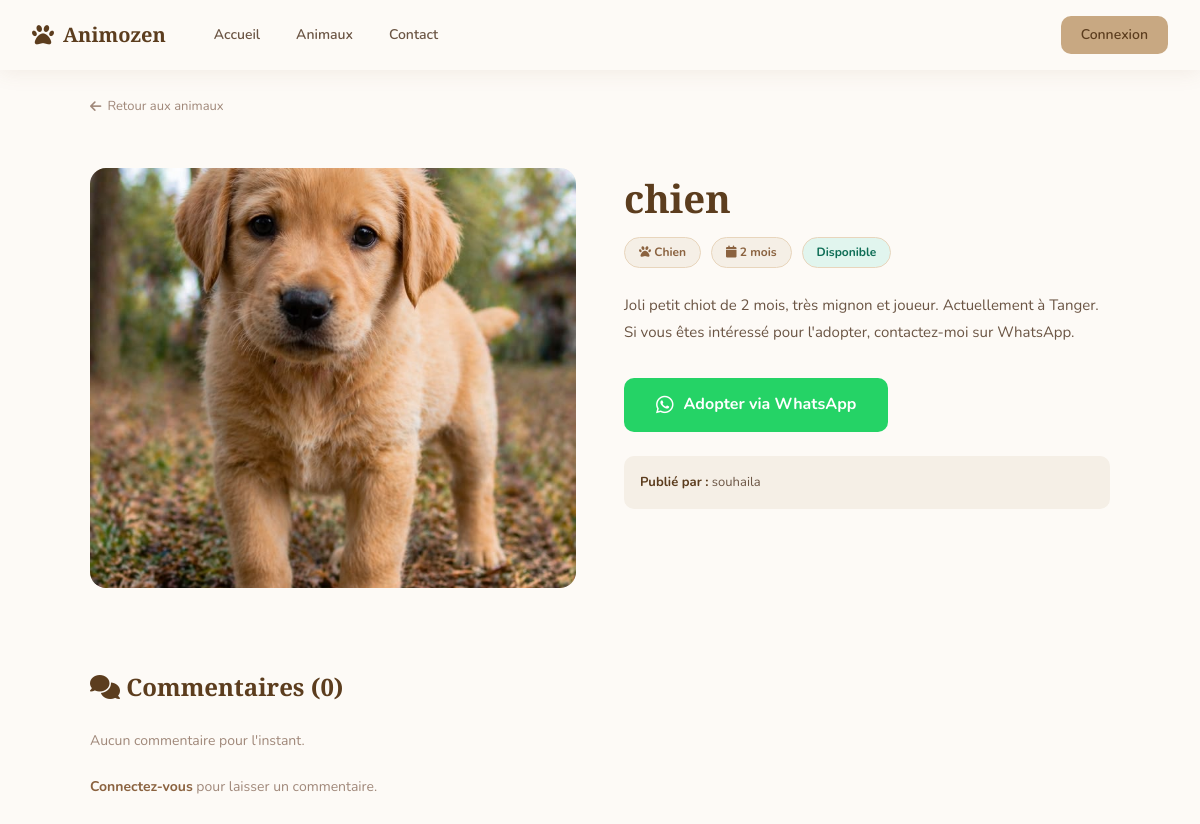
The page /detail.php?id=24 on the database its author committed.
### tables this page shows
CREATE TABLE `animaux` (
  `id` int(11) NOT NULL,
  `nom` varchar(100) DEFAULT NULL,
  `type` varchar(50) DEFAULT NULL,
  `age` int(11) DEFAULT NULL,
  `image` varchar(255) DEFAULT NULL,
  `description` text DEFAULT NULL,
  `id_utilisateur` int(11) DEFAULT NULL,
  `age_unite` varchar(10) DEFAULT 'ans'
);

CREATE TABLE `utilisateurs` (
  `id` int(11) NOT NULL,
  `nom` varchar(100) DEFAULT NULL,
  `email` varchar(100) DEFAULT NULL,
  `mot_de_passe` varchar(255) DEFAULT NULL,
  `telephone` varchar(20) DEFAULT NULL,
  `whatsapp` varchar(20) DEFAULT NULL,
  `role` varchar(20) DEFAULT 'user'
);

### detail.php (the view, shortened to what this page needs)
<?php
require_once 'config.php';
$id = intval($_GET['id'] ?? 0);
$stmt = $pdo->prepare("SELECT a.*, u.nom as owner_nom, u.whatsapp FROM animaux a LEFT JOIN utilisateurs u ON a.id_utilisateur = u.id WHERE a.id = ?");
$stmt->execute([$id]);
$animal = $stmt->fetch();
$comments = $pdo->prepare("SELECT c.*, u.nom as user_nom FROM commentaires c LEFT JOIN utilisateurs u ON c.id_utilisateur = u.id WHERE c.id_animal = ? ORDER BY c.date_commentaire DESC");
$comments->execute([$id]);
$commentaires = $comments->fetchAll();
$emoji = ($animal['type'] === 'chat' || $animal['type'] === 'Chat') ? '🐈' : (($animal['type'] === 'lapin' || $animal['type'] === 'Lapin') ? '🐇' : '🐕');
$wa_msg = urlencode("Bonjour, je suis intéressé par l'animal : " . $animal['nom']);
?>
<!DOCTYPE html>
<html lang="fr">
<head>
<link rel="stylesheet" href="https://cdnjs.cloudflare.com/ajax/libs/font-awesome/6.5.1/css/all.min.css"/>
<link rel="stylesheet" href="style.css"/>
</head>
<body>
<nav class="navbar scrolled">
  <div class="nav-container">
    <a href="index.php" class="nav-logo"><i class="fa-solid fa-paw"></i><span>Animozen</span></a>
    <ul class="nav-links">
      <li><a href="index.php">Accueil</a></li>
      <li><a href="pets.php">Animaux</a></li>
      <li><a href="contact.php">Contact</a></li>
    </ul>
    <div class="nav-auth">
      <?php if(isset($_SESSION['user_id'])): ?>
        <a href="logout.php" class="btn-nav">Déconnexion</a>
      <?php else: ?>
        <a href="connexion.php" class="btn-nav-solid">Connexion</a>
      <?php endif; ?>
    </div>
  </div>
</nav>
<div class="page-top">
  <div style="max-width:1100px;margin:0 auto;padding:1.5rem 2.5rem 0;">
    <a href="pets.php" style="font-size:13px;color:var(--text3);display:inline-flex;align-items:center;gap:6px;">
      <i class="fa-solid fa-arrow-left"></i> Retour aux animaux
    </a>
  </div>
  <div class="detail-wrap">
    <div>
      <div class="detail-img-wrap">
        <?php if(!empty($animal['image']) && file_exists('uploads/'.$animal['image'])): ?>
          <img src="uploads/<?= htmlspecialchars($animal['image']) ?>" alt="<?= htmlspecialchars($animal['nom']) ?>"/>
        <?php else: ?>
          <span class="detail-placeholder"><?= $emoji ?></span>
        <?php endif; ?>
      </div>
    </div>
    <div class="detail-info">
      <h1><?= htmlspecialchars($animal['nom']) ?></h1>
      <div class="detail-meta">
        <span class="detail-tag"><i class="fa-solid fa-paw"></i> <?= htmlspecialchars($animal['type']) ?></span>
        <span class="detail-tag"><i class="fa-solid fa-calendar"></i> <?= $animal['age'] ?> <?= htmlspecialchars($animal['age_unite'] ?? 'ans') ?></span>
        <span class="detail-tag badge-available" style="background:#e1f5ee;color:#0f6e56;">Disponible</span>
      </div>
      <p class="detail-desc"><?= nl2br(htmlspecialchars($animal['description'] ?? 'Aucune description disponible.')) ?></p>
      <?php if(!empty($animal['whatsapp'])): ?>
        <a href="https://wa.me/<?= htmlspecialchars($animal['whatsapp']) ?>?text=<?= $wa_msg ?>" target="_blank" class="btn-whatsapp">
          <i class="fa-brands fa-whatsapp"></i> Adopter via WhatsApp
        </a>
      <?php else: ?>
        <a href="contact.php" class="btn-adopt">Contacter le refuge</a>
      <?php endif; ?>
      <div class="owner-info">
        <strong>Publié par :</strong> <?= htmlspecialchars($animal['owner_nom'] ?? 'Anonyme') ?>
      </div>
    </div>
  </div>
  <div class="comments-section">
    <h2><i class="fa-solid fa-comments"></i> Commentaires (<?= count($commentaires) ?>)</h2>
    <?php if(empty($commentaires)): ?>
      <p style="color:var(--text3);font-size:14px;">Aucun commentaire pour l'instant.</p>
    <?php endif; ?>
    <?php if(isset($_SESSION['user_id'])): ?>
    <div style="margin-top:2rem;">
      <h3 style="font-family:'Playfair Display',serif;font-size:1.2rem;color:var(--brown-dark);margin-bottom:1rem;">Laisser un commentaire</h3>
      <form method="POST">
        <div class="form-group">
          <textarea name="contenu" class="form-textarea" placeholder="Votre commentaire..." style="min-height:90px;" required></textarea>
        </div>
        <button type="submit" class="btn-submit" style="width:auto;padding:10px 24px;">Publier</button>
      </form>
    </div>
    <?php else: ?>
      <p style="margin-top:1.5rem;font-size:14px;color:var(--text3);"><a href="connexion.php" style="color:var(--brown);font-weight:700;">Connectez-vous</a> pour laisser un commentaire.</p>
    <?php endif; ?>
  </div>
</div>
</body>
</html>

### style.css (style rules this page uses)
:root { --beige: #c8a882; --beige-light: #f5efe6; --beige-mid: #e8d5bc; --brown: #8b6340; --brown-dark: #5c3d1e; --white: #ffffff; --text: #2d2118; --text2: #6b5544; --text3: #a0887a; --bg: #fdfaf6; --border: rgba(139, 99, 64, .15); --green: #1D9E75; --green-light: #e1f5ee; --radius: 16px; --radius-sm: 10px; --shadow: 0 8px 32px rgba(139, 99, 64, .12); --shadow-lg: 0 20px 60px rgba(139, 99, 64, .18); }
*, *::before, *::after { box-sizing: border-box; margin: 0; padding: 0; }
html { scroll-behavior: smooth; }
body { font-family: 'Nunito', sans-serif; background: var(--bg); color: var(--text); line-height: 1.6; overflow-x: hidden; }
a { text-decoration: none; color: inherit; }
.navbar { position: fixed; top: 0; left: 0; right: 0; z-index: 1000; padding: 0 2rem; transition: all .35s; }
.navbar.scrolled { background: rgba(253, 250, 246, .97); backdrop-filter: blur(14px); box-shadow: 0 2px 20px rgba(139, 99, 64, .1); }
.nav-container { max-width: 1200px; margin: 0 auto; display: flex; align-items: center; height: 70px; gap: 2rem; }
.nav-logo { display: flex; align-items: center; gap: 9px; font-family: 'Playfair Display', serif; font-size: 20px; font-weight: 700; color: #fff; flex-shrink: 0; transition: color .3s; }
.navbar.scrolled .nav-logo { color: var(--brown-dark); }
.nav-logo i { font-size: 22px; }
.nav-links { display: flex; list-style: none; gap: 4px; flex: 1; }
.nav-links a { padding: 8px 16px; border-radius: var(--radius-sm); font-size: 14px; font-weight: 600; color: rgba(255, 255, 255, .85); transition: all .2s; }
.navbar.scrolled .nav-links a { color: var(--text2); }
.nav-auth { margin-left: auto; display: flex; gap: 8px; align-items: center; }
.btn-nav-solid { padding: 8px 20px; border-radius: var(--radius-sm); font-size: 14px; font-weight: 600; background: var(--beige); color: var(--brown-dark); border: none; cursor: pointer; font-family: 'Nunito', sans-serif; transition: all .2s; }
.badge-available { background: #e1f5ee; color: #0f6e56; }
.page-top { padding-top: 70px; }
.detail-wrap { max-width: 1100px; margin: 0 auto; padding: 3rem 2.5rem 5rem; display: grid; grid-template-columns: 1fr 1fr; gap: 3rem; align-items: start; }
.detail-img-wrap { border-radius: var(--radius); overflow: hidden; background: var(--beige-light); height: 420px; display: flex; align-items: center; justify-content: center; }
.detail-img-wrap img { width: 100%; height: 100%; object-fit: cover; }
.detail-info h1 { font-family: 'Playfair Display', serif; font-size: 2.4rem; color: var(--brown-dark); margin-bottom: .5rem; }
.detail-meta { display: flex; gap: 10px; flex-wrap: wrap; margin-bottom: 1.5rem; }
.detail-tag { font-size: 12px; font-weight: 700; padding: 5px 14px; border-radius: 999px; background: var(--beige-light); color: var(--brown); border: 1px solid var(--beige-mid); }
.detail-desc { font-size: 15px; color: var(--text2); line-height: 1.8; margin-bottom: 2rem; }
.btn-whatsapp { display: inline-flex; align-items: center; gap: 10px; padding: 14px 32px; background: #25D366; color: #fff; font-size: 16px; font-weight: 700; border-radius: var(--radius-sm); border: none; cursor: pointer; font-family: 'Nunito', sans-serif; transition: all .25s; }
.btn-whatsapp i { font-size: 20px; }
.owner-info { margin-top: 1.5rem; padding: 1rem; background: var(--beige-light); border-radius: var(--radius-sm); font-size: 13px; color: var(--text2); }
.owner-info strong { color: var(--brown-dark); }
.comments-section { max-width: 1100px; margin: 0 auto; padding: 0 2.5rem 4rem; }
.comments-section h2 { font-family: 'Playfair Display', serif; font-size: 1.5rem; color: var(--brown-dark); margin-bottom: 1.5rem; }

### rows shown on the page
animaux: image (picture), nom "chien", type "Chien", age "2", age_unite "mois", description "Joli petit chiot de 2 mois, très mignon et joueur. Actuellement à Tanger. Si vous êtes intéressé pour l'adopter, contactez-moi sur WhatsApp.", id_utilisateur.nom "souhaila"

### other values the page prints
count($commentaires) "0"
